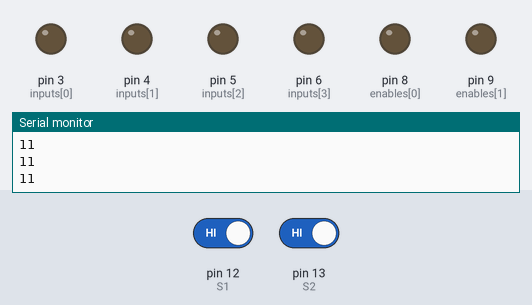
A sketch run on a simulated Arduino Uno, built with avr-gcc and run on an emulated ATmega328P. Parts: output pins drawn as LEDs (lit = HIGH), the last lines printed to the serial monitor. The inputs (shaded band) are chosen by the test bench; at power-on: pin 12 (S1) HIGH, pin 13 (S2) HIGH.

Above: at 1.2 s.
1.3 s: pin 12 (S1) driven LOW
At 1.8 s:
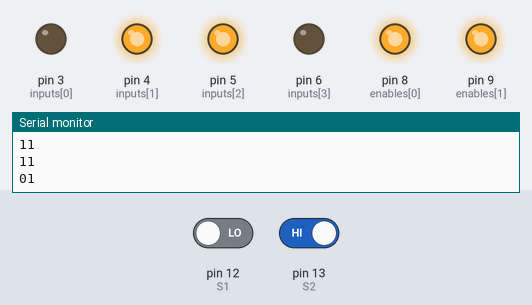
2.8 s: pin 13 (S2) driven LOW
At 4.0 s:
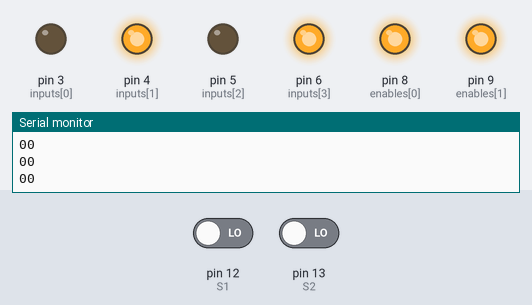
4.3 s: pin 12 (S1) driven HIGH
At 5.3 s:
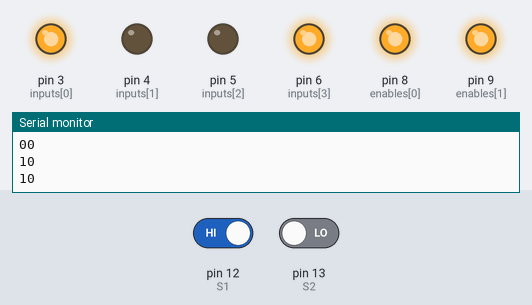
5.8 s: pin 13 (S2) driven HIGH
At 6.5 s:
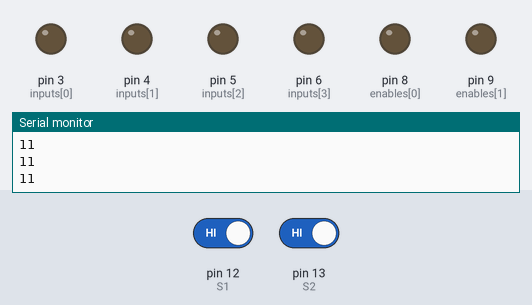
Timing chart, 0 to 8.3 s (numbered marks = the images above; inputs shaded):
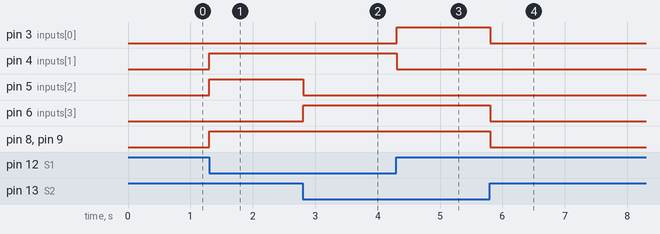

The sketch:

SeguidorLinea.ino
```cpp
int matrizDireccion[4][4] = {
  { 0, 0, 0, 0 },
//{ 1, 0, 1, 0 },
  { 0, 1, 0, 1 },
  { 1, 0, 0, 1 },
  { 0, 1, 1, 0 }
};

int matrizVelocidad[4][2] = {
  { 0, 0 },
  //{ 150, 150 },
  { 255, 255 },
  { 255, 255 },
  { 255, 255 }
};


int inputs[] = { 3, 4, 5, 6 };  // in1, in2, in3, in4 --pines digitales
int enables[] = { 8, 9 };       // pines para PWM ... Enables A - Enable B
int i;


int S1 = 12;
int S2 = 13;
void setup() {
  // put your setup code here, to run once:

  Serial.begin(9600);

  for (int i = 0; i < 4; i++) {
    pinMode(inputs[i], OUTPUT);
  };

  for (int i = 0; i < 2; i++) {
    pinMode(enables[i], OUTPUT);
  }

  pinMode(S1, INPUT);
  pinMode(S2, INPUT);
}


void loop() {

int v1 = digitalRead(S1);
int v2 = digitalRead(S2);

Serial.print(v1);
Serial.println(v2);

if (v1 == 0 && v2 == 0){
  direccion(1);
}
if(v1 == 1 && v2 == 0){
  direccion(2);
  delay(500);
}
if(v1 == 0 && v2 == 1){
  direccion(3);
  delay(500);
}
if(v1 == 1 && v2 == 1){
  direccion(0);

}

//delay(300);

}

void direccion(int estado) {
  for (i = 0; i < 4; i++) {
    digitalWrite(inputs[i], matrizDireccion[estado][i]);
    //Serial.println(inputs[i] + " ");
    //Serial.print(matrizDireccion[estado][i]);
  }
  for (i = 0; i < 2; i++) {
    analogWrite(enables[i], matrizVelocidad[estado][i]);
    //Serial.println(enables[i] + " ");
    //Serial.print(matrizVelocidad[estado][i]);
  }
}
```

Measured:
- after the input at 1.3 s, pin 4 (inputs[1]), pin 5 (inputs[2]), pin 8 (enables[0]), pin 9 (enables[1]): LOW → HIGH at once
- after the input at 2.8 s, pin 5 (inputs[2]): HIGH → LOW at once; pin 6 (inputs[3]): LOW → HIGH at once
- after the input at 4.3 s, pin 3 (inputs[0]): LOW → HIGH at once; pin 4 (inputs[1]): HIGH → LOW at once
- after the input at 5.8 s, pin 3 (inputs[0]), pin 6 (inputs[3]), pin 8 (enables[0]), pin 9 (enables[1]): HIGH → LOW at once
